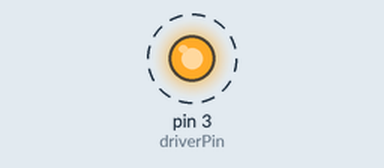
Simulated run of this sketch. Board: Arduino Uno, built with avr-gcc and run on an emulated ATmega328P. Parts: output pins drawn as LEDs (lit = HIGH). Dashed ring = blinking. What the sketch prints to the serial monitor is not drawn.

Above: at 1.5 s.
Timing chart, 0 to 5.6 s (numbered marks = the images above):
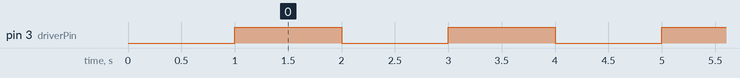

Measured:
- by itself, pin 3 (driverPin): alternates HIGH for 1.0 s and LOW for 1.0 s

The sketch:

H-Bridge_MOSFET_Driver.ino
```cpp
#define driverPin 3

void setup() {
  while (!Serial);
  delay(1000);
  // Set baud rate on serial monitor to 115200 as well
  Serial.begin(115200);
  Serial.println("Basic MOSFET Driver Test");
  pinMode(driverPin, OUTPUT);
}

void loop() {
  // Motor is turned on
  digitalWrite(driverPin, HIGH);
  Serial.println("The MOSFET driver is triggered.");
  delay(1000);
  // Motor is turned off
  digitalWrite(driverPin, LOW);
  Serial.println("The MOSFET driver is not triggered.");
  delay(1000);
}
```
